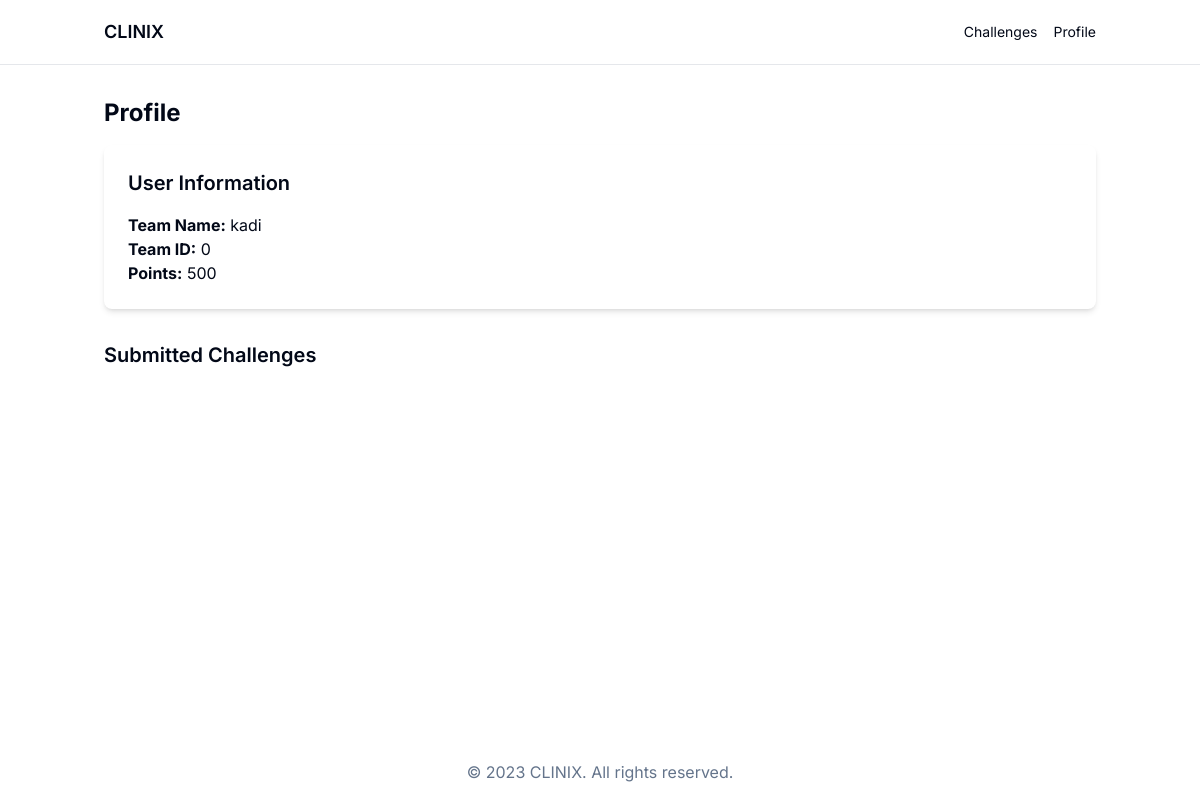
The page /profile/ (signed in) on the database its author committed.
### core/models.py (models this page shows)
class CustomUser(AbstractUser):
    teamname = models.CharField(max_length=255, unique=True)
    teamid = models.CharField(max_length=255)
    score = models.IntegerField(default=500)
    USERNAME_FIELD = 'teamname'
    REQUIRED_FIELDS = ['username']  # keep username to satisfy AbstractUser requirements

### core/views.py (the view)
# urls.py: path('profile/', views.profile, name='profile'),
@login_required
def profile(request):
    if request.user.is_authenticated:
        user = request.user
        submissions = Submission.objects.filter(user=user)
        return render(request, 'core/profile.html', {'user': user, 'submissions': submissions})
    else:
        return redirect('core:login')

### core/templates/core/profile.html (shortened to what this page needs)
<html lang="en">
<head>
  <script src="https://cdn.tailwindcss.com"></script>
</head>
<body class="bg-background text-foreground">
    <div class="flex min-h-screen flex-col">
        <header class="sticky top-0 z-50 w-full border-b bg-background">
        <div class="container mx-auto flex h-16 items-center justify-between px-4">
            <a href="/" class="text-lg font-semibold">CLINIX</a>
            <nav class="hidden md:flex space-x-4">
            <a href="/challenges" class="text-sm">Challenges</a>
            <a href="/profile" class="text-sm">Profile</a>
            </nav>
        </div>
        </header>
        <main class="flex-grow container mx-auto px-4 py-8">
            <h1 class="text-2xl font-bold mb-4">Profile</h1>
            <div class="bg-white shadow-md rounded-lg p-6">
                <h2 class="text-xl font-semibold mb-4">User Information</h2>
                <p><strong>Team Name:</strong> {{ request.user.teamname }}</p>
                <p><strong>Team ID:</strong> {{ request.user.teamid }}</p>
                <p><strong>Points:</strong> {{ request.user.score }}</p>
            </div>
            <h2 class="text-xl font-semibold mt-8 mb-4">Submitted Challenges</h2>
        </main>
        <footer class="bg-background text-muted-foreground py-4 text-center">
        &copy; 2023 CLINIX. All rights reserved.
        </footer>
</body>
</html>

### core/templates/core/profile.html (style rules this page uses)
body { font-family: 'Inter', sans-serif; }

### rows shown on the page
CustomUser: user.teamname "kadi", user.teamid "0", user.score "500"
